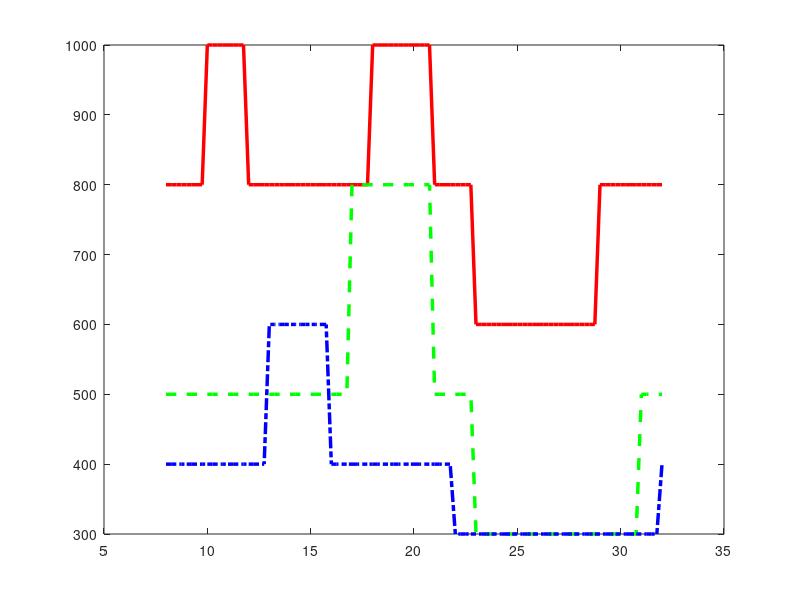

Here is the MATLAB script that generated this plot: (Note: this script raises an error after producing the figure.)
%% plot_regulation_costs.m
% 功能：绘制 AC、EV、火电 (Gen) 的分时调节成本电价曲线
% 输出：高 DPI PNG 图片，无标题，中文标注
% 时间轴：08:00 - 次日 08:00
clear; close all; clc;
%% 1. 初始化时间轴参数
simulation_start_hour = 8;
simulation_end_hour   = 32; % 次日 8 点
dt = 15/60;
t_axis = simulation_start_hour : dt : simulation_end_hour;
T_steps = length(t_axis);
Hour_Vector = mod(t_axis, 24)'; 
%% 2. 复现分时成本逻辑
% --- 火电 (Gen) ---
C1_Gen_Vec = 800 * ones(T_steps, 1); 
idx_gen_peak   = (Hour_Vector >= 10 & Hour_Vector < 12) | ...
                 (Hour_Vector >= 18 & Hour_Vector < 21);
idx_gen_valley = (Hour_Vector >= 23) | (Hour_Vector < 5);
C1_Gen_Vec(idx_gen_peak)   = 1000;
C1_Gen_Vec(idx_gen_valley) = 600;
% --- 电动汽车 (EV) ---
C1_EV_Vec = 500 * ones(T_steps, 1); 
idx_ev_urgent = (Hour_Vector >= 17 & Hour_Vector < 21);
idx_ev_low    = (Hour_Vector >= 23) | (Hour_Vector < 7);
C1_EV_Vec(idx_ev_urgent) = 800;
C1_EV_Vec(idx_ev_low)    = 300;
% --- 空调 (AC) ---
C1_AC_Vec = 400 * ones(T_steps, 1); 
idx_ac_hot  = (Hour_Vector >= 13 & Hour_Vector < 16);
idx_ac_cool = (Hour_Vector >= 22) | (Hour_Vector < 8);
C1_AC_Vec(idx_ac_hot)  = 600;
C1_AC_Vec(idx_ac_cool) = 300;
%% 3. 绘图设置
font_name = 'Microsoft YaHei'; 
% 修改 1: 适当增大字号
font_size_axis = 16; 
font_size_label = 18;
font_size_legend = 16;
line_width = 2.5;
figure('Color', 'w', 'Position', [100, 100, 1000, 600]);
hold on;
p1 = plot(t_axis, C1_Gen_Vec, 'r-', 'LineWidth', line_width, 'DisplayName', '火电机组 (Gen)');
p2 = plot(t_axis, C1_EV_Vec,  'g--', 'LineWidth', line_width, 'DisplayName', '电动汽车 (EV)');
p3 = plot(t_axis, C1_AC_Vec,  'b-.', 'LineWidth', line_width, 'DisplayName', '空调集群 (AC)');
% 修改 2: 去掉网格线
grid off;
box on;
ax = gca;
ax.LineWidth = 1.5;
ax.FontName = font_name;
ax.FontSize = font_size_axis;
% --- 坐标轴设置 ---
xlim([simulation_start_hour, simulation_end_hour]);
x_ticks = [8, 12, 16, 20, 24, 28, 32];
x_labels = {'08:00', '12:00', '16:00', '20:00', '00:00 (次日)', '04:00 (次日)', '08:00 (次日)'};
set(gca, 'XTick', x_ticks, 'XTickLabel', x_labels);
ylim([0, 1200]); 
ylabel('调节成本 (元/MW)', 'FontName', font_name, 'FontSize', font_size_label);
xlabel('时间', 'FontName', font_name, 'FontSize', font_size_label);
% --- 图例设置 ---
legend([p1, p2, p3], 'Location', 'north', 'Orientation', 'horizontal', ...
       'FontSize', font_size_legend, 'FontName', font_name, 'Box', 'off');
%% 4. 保存为高DPI图片
output_filename = '分时调节成本电价.png';
% print 函数保存为 600 DPI 的 PNG
print(gcf, output_filename, '-dpng', '-r600');